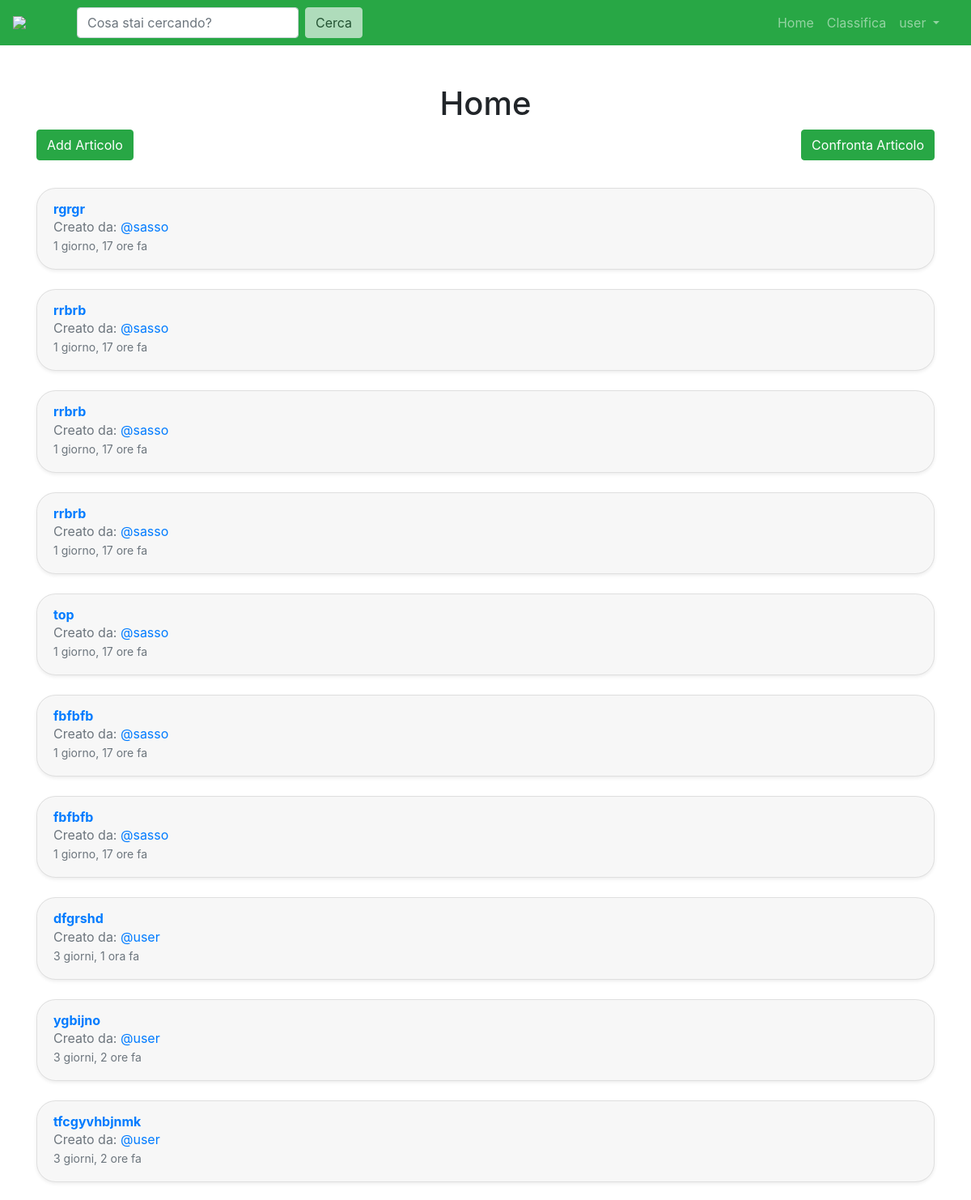
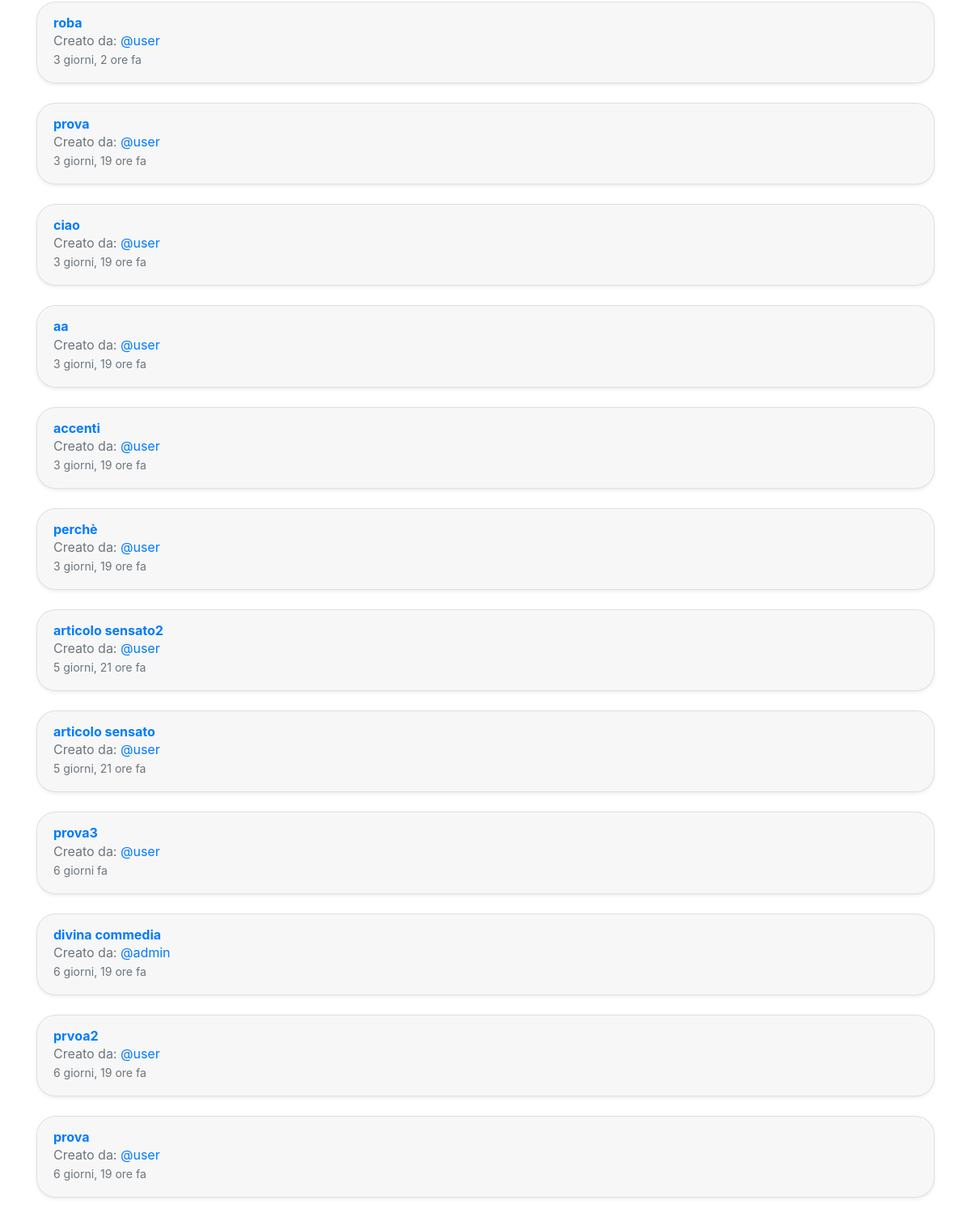
Page / (signed in) on the committed database (2 pictures, top to bottom).
### forum/models.py (models this page shows, shortened)
class Articolo(models.Model):
    titolo = models.CharField(max_length=120)
    descrizione = models.TextField()
    lingua_sorgente = models.CharField(max_length=5, default="it")
    data_creazione = models.DateTimeField(auto_now_add=True)
    autore_articolo = models.ForeignKey(User, on_delete=models.CASCADE, related_name="articoli")
    indice = models.FloatField(default=0.0)
    is_listed = models.BooleanField(default=True)  # default è pubblico
    lunghezza_minima_delle_parole_che_si_vogliono_eliminare = models.PositiveIntegerField(default=0)
    def get_absolute_url(self):
        return reverse("articolo_view", kwargs={"pk": self.pk})
    class Meta:
        verbose_name_plural = 'Articoli'

### core/views.py (the view)
# urls.py: path('', login_required(views.HomeView.as_view()), name='homepage'),
class HomeView(ListView):
    queryset = Articolo.objects.all().order_by("-pk")
    template_name = 'core/homepage.html'
    context_object_name = "lista_articoli"

### core/templates/core/homepage.html
{% extends 'base.html' %}
{% load static %}
{% block content %}
    <link rel="stylesheet" type="text/css" href="{% static '/css/homepage.css' %}" />
    <link rel="stylesheet" href="https://pro.fontawesome.com/releases/v5.13.0/css/all.css">
    <h1 class="d-flex justify-content-center">Home</h1>
    <a href="forum/articolo/confronta/" class="btn btn-success float-right">Confronta Articolo</a></button>
    <a href="forum/nuovo-articolo/" class="btn btn-success float-left" >Add Articolo</a></button>
    <br>
    <br>
    <br>
    {% for articolo in lista_articoli %}
        <div class="card shadow-sm mb-4" style=" border-radius: 1.5rem;">
            <div class="card-header py-3" style="border-radius: 1.5rem;border-bottom:none">
                <h6 class="m-0 font-weight-bold text-primary"><a href="{{articolo.get_absolute_url}}">{{articolo.titolo}}</a></h6>
                {% if articolo.autore_articolo.pk == request.user.pk %}
                    <h8 class="card-subtitle mb-2 text-muted">Creato da: <a href="{% url 'user_profile' username=request.user.username %}">@{{articolo.autore_articolo}}</a></h8>
                {% else %}
                    <h8 class="card-subtitle mb-2 text-muted">Creato da: <a href="{% url 'altriuser-profile' username=articolo.autore_articolo %}">@{{articolo.autore_articolo}}</a></h8>
                {% endif %}
                <p class="text-muted">{{ articolo.data_creazione|timesince }} fa</p>
            </div>
        </div>
    {% endfor %}
{% endblock content %}

### templates/base.html (shortened to what this page needs)
<!doctype html>
<html lang="it">
<head>
    <link rel="stylesheet" type="text/css" href="https://cdnjs.cloudflare.com/ajax/libs/bootstrap-modal/2.2.6/css/bootstrap-modal.css" />
    <link rel="stylesheet" href="https://pro.fontawesome.com/releases/v5.10.0/css/all.css"/>
    <link rel="stylesheet" href="https://stackpath.bootstrapcdn.com/bootstrap/4.4.1/css/bootstrap.min.css">
    <link rel="stylesheet" type="text/css" href="https://cdn.datatables.net/v/bs4/dt-1.10.21/datatables.min.css" />
</head>
<body>
<nav class="navbar navbar-expand-lg navbar-dark bg-success">
    <a href="/"><img  style="width: 4rem;"  src="https://cdn.discordapp.com/attachments/700298265081544766/709061795721248768/fillobimbo.png"></a>
    <div class="collapse navbar-collapse" id="navbarSupportedContent">
        <div class="container">
            <form class="form-inline my-2 my-lg-0" action="{% url 'cerca' %}">
                <input name="q" class="inputCerca form-control mr-sm-2" type="" placeholder="Cosa stai cercando?" aria-label="Search">
                <button class="cerca btn btn-light my-2 my-sm-0" type="submit">Cerca</button>
            </form>
            <ul class="navbar-nav ml-auto">
                <li class="nav-item">
                    <a class="nav-link" href="/">Home<span class="sr-only">(current)</span></a>
                </li>
                <li class="nav-item">
                    <a class="nav-link" href="/forum/classifica">Classifica<span class="sr-only">(current)</span></a>
                </li>
                {% if request.user.is_authenticated %}
                    <li class="nav-item dropdown">
                        <a class="nav-link dropdown-toggle" href="#" id="navbarDropdown" role="button" data-toggle="dropdown" aria-haspopup="true" aria-expanded="false">
                            {{ request.user.username }}
                        </a>
                    </li>
                {% endif %}
            </ul>
        </div>
    </div>
</nav>
<div class="container">
    <br>
    <br>
    {% block content %}
    {% endblock content %}
</div>
</body>
</html>

### WordCommunity/static/css/homepage.css (style rules this page uses)
*,::after,::before { box-sizing:border-box; }
p { margin-top:0;margin-bottom:1rem; }
ul { margin-top:0;margin-bottom:1rem; }
a { color:#007bff;text-decoration:none;background-color:transparent; }
img { vertical-align:middle;border-style:none; }
div,span,h3,p,a,img,i,ul,li { margin:0;padding:0;border:0;font-size:100%;font:inherit;vertical-align:baseline; }
ul { list-style:none; }
* { margin:0;padding:0; }
img { float:left; }
p { font-size:14px;line-height:24px;color:#666666; }
img { max-width:100%; }

### rows in the picture
Articolo: titolo "rgrgr", autore_articolo "sasso", data_creazione "1 giorno, 17 ore"
Articolo: titolo "rrbrb", autore_articolo "sasso", data_creazione "1 giorno, 17 ore"
Articolo: titolo "rrbrb", autore_articolo "sasso", data_creazione "1 giorno, 17 ore"
Articolo: titolo "rrbrb", autore_articolo "sasso", data_creazione "1 giorno, 17 ore"
Articolo: titolo "top", autore_articolo "sasso", data_creazione "1 giorno, 17 ore"
Articolo: titolo "fbfbfb", autore_articolo "sasso", data_creazione "1 giorno, 17 ore"
Articolo: titolo "fbfbfb", autore_articolo "sasso", data_creazione "1 giorno, 17 ore"
Articolo: titolo "dfgrshd", autore_articolo "user", data_creazione "3 giorni, 1 ora"
Articolo: titolo "ygbijno", autore_articolo "user", data_creazione "3 giorni, 2 ore"
Articolo: titolo "tfcgyvhbjnmk", autore_articolo "user", data_creazione "3 giorni, 2 ore"
Articolo: titolo "roba", autore_articolo "user", data_creazione "3 giorni, 2 ore"
Articolo: titolo "prova", autore_articolo "user", data_creazione "3 giorni, 19 ore"
Articolo: titolo "ciao", autore_articolo "user", data_creazione "3 giorni, 19 ore"
Articolo: titolo "aa", autore_articolo "user", data_creazione "3 giorni, 19 ore"
Articolo: titolo "accenti", autore_articolo "user", data_creazione "3 giorni, 19 ore"
Articolo: titolo "perchè", autore_articolo "user", data_creazione "3 giorni, 19 ore"
Articolo: titolo "articolo sensato2", autore_articolo "user", data_creazione "5 giorni, 21 ore"
Articolo: titolo "articolo sensato", autore_articolo "user", data_creazione "5 giorni, 21 ore"
Articolo: titolo "prova3", autore_articolo "user", data_creazione "6 giorni"
Articolo: titolo "divina commedia", autore_articolo "admin", data_creazione "6 giorni, 19 ore"
Articolo: titolo "prvoa2", autore_articolo "user", data_creazione "6 giorni, 19 ore"
Articolo: titolo "prova", autore_articolo "user", data_creazione "6 giorni, 19 ore"

### other values in the picture
{{ request.user.username }} "user"
